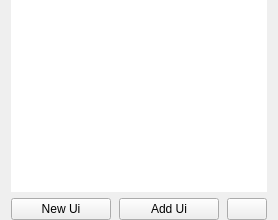
            <widget class="QWidget" name="PPUi">
             <layout class="QVBoxLayout" name="verticalLayout_6">
              <property name="topMargin">
               <number>0</number>
              </property>
              <property name="bottomMargin">
               <number>0</number>
              </property>
              <item>
               <widget class="ListView" name="uiList">
                <property name="focusPolicy">
                 <enum>Qt::NoFocus</enum>
                </property>
                <property name="frameShape">
                 <enum>QFrame::NoFrame</enum>
                </property>
                <property name="editTriggers">
                 <set>QAbstractItemView::NoEditTriggers</set>
                </property>
                <property name="tabKeyNavigation">
                 <bool>true</bool>
                </property>
                <property name="showDropIndicator" stdset="0">
                 <bool>false</bool>
                </property>
                <property name="dragDropMode">
                 <enum>QAbstractItemView::DropOnly</enum>
                </property>
                <property name="defaultDropAction">
                 <enum>Qt::IgnoreAction</enum>
                </property>
                <property name="selectionMode">
                 <enum>QAbstractItemView::MultiSelection</enum>
                </property>
                <property name="iconSize">
                 <size>
                  <width>32</width>
                  <height>32</height>
                 </size>
                </property>
               </widget>
              </item>
              <item>
               <layout class="QHBoxLayout" name="horizontalLayout_14" stretch="1,1,0">
                <property name="spacing">
                 <number>8</number>
                </property>
                <item>
                 <widget class="JumpButton" name="newUiBtn">
                  <property name="cursor">
                   <cursorShape>PointingHandCursor</cursorShape>
                  </property>
                  <property name="statusTip">
                   <string>Create new .ui widget or window</string>
                  </property>
                  <property name="text">
                   <string>New Ui</string>
                  </property>
                  <property name="icon">
                   <iconset resource="../resources.qrc">
                    <normaloff>:/icons/img/cil-file.png</normaloff>:/icons/img/cil-file.png</iconset>
                  </property>
                  <property name="iconSize">
                   <size>
                    <width>16</width>
                    <height>16</height>
                   </size>
                  </property>
                  <property name="shortcut">
                   <string>Ctrl+N</string>
                  </property>
                 </widget>
                </item>
                <item>
                 <widget class="JumpButton" name="addUiBtn">
                  <property name="cursor">
                   <cursorShape>PointingHandCursor</cursorShape>
                  </property>
                  <property name="statusTip">
                   <string>Add .ui files -&gt; Drag &amp; Drop also available</string>
                  </property>
                  <property name="text">
                   <string>Add Ui</string>
                  </property>
                  <property name="icon">
                   <iconset resource="../resources.qrc">
                    <normaloff>:/icons/img/cil-folder-open.png</normaloff>:/icons/img/cil-folder-open.png</iconset>
                  </property>
                  <property name="iconSize">
                   <size>
                    <width>16</width>
                    <height>16</height>
                   </size>
                  </property>
                  <property name="shortcut">
                   <string>Ctrl+N</string>
                  </property>
                 </widget>
                </item>
                <item>
                 <widget class="JumpButton" name="delSelectedUiBtn">
                  <property name="sizePolicy">
                   <sizepolicy hsizetype="Minimum" vsizetype="Minimum">
                    <horstretch>0</horstretch>
                    <verstretch>0</verstretch>
                   </sizepolicy>
                  </property>
                  <property name="cursor">
                   <cursorShape>PointingHandCursor</cursorShape>
                  </property>
                  <property name="statusTip">
                   <string>Delete selected</string>
                  </property>
                  <property name="text">
                   <string/>
                  </property>
                  <property name="icon">
                   <iconset resource="../resources.qrc">
                    <normaloff>:/icons/img/trash-32.png</normaloff>:/icons/img/trash-32.png</iconset>
                  </property>
                  <property name="iconSize">
                   <size>
                    <width>24</width>
                    <height>24</height>
                   </size>
                  </property>
                 </widget>
                </item>
               </layout>
              </item>
             </layout>
            </widget>
